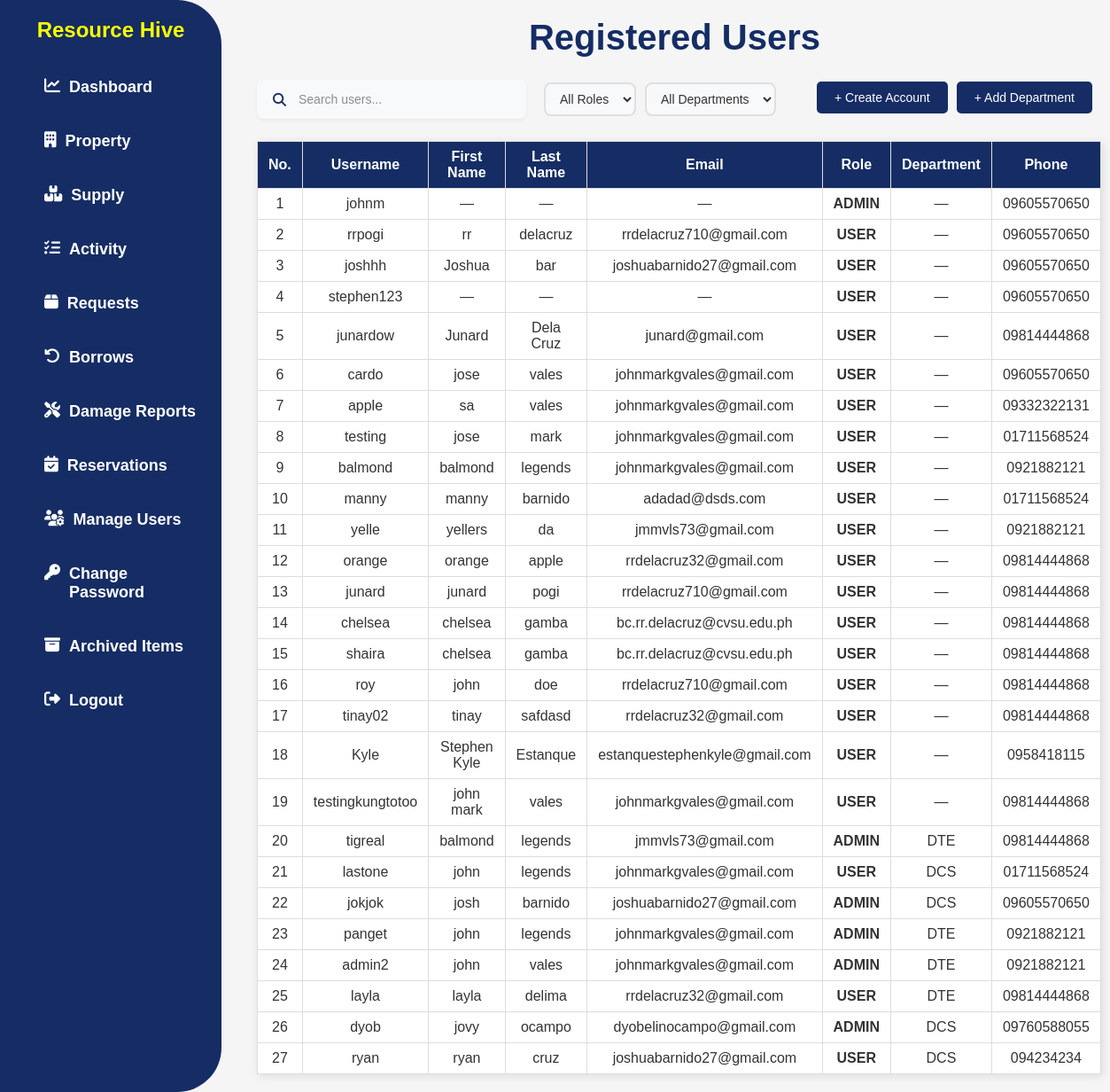
/manage-users/ (signed in), run on the app's committed database.
### app/models.py (models this page shows, shortened)
class UserProfile(models.Model):
    user = models.OneToOneField(User, on_delete=models.CASCADE)
    ROLE_CHOICES = [
        ('ADMIN', 'ADMIN'),
        ('USER', 'USER'),
    ]
    role = models.CharField(max_length=20, choices=ROLE_CHOICES)
    department = models.ForeignKey(Department, on_delete=models.SET_NULL, null=True, blank=True)
    phone = models.CharField(max_length=20, blank=True, null=True)

class Department(models.Model):
    name = models.CharField(max_length=100, unique=True)
    def __str__(self):
        return self.name

### app/views.py (the view)
# urls.py: path('manage-users/', UserProfileListView.as_view(), name='manage_users'),
class UserProfileListView(PermissionRequiredMixin, ListView):
    model = UserProfile
    template_name = 'app/manage_users.html'
    permission_required = 'app.view_admin_module'
    context_object_name = 'users'
    def get_context_data(self, **kwargs):
        context = super().get_context_data(**kwargs)
        context['form'] = UserRegistrationForm()
        context['departments'] = Department.objects.all()
        return context

### app/forms.py (shortened to what this page needs)
class UserRegistrationForm(forms.ModelForm):
    username = forms.CharField(max_length=150)
    first_name = forms.CharField(max_length=30)
    last_name = forms.CharField(max_length=30)
    email = forms.EmailField()
    password = forms.CharField(widget=forms.PasswordInput)
    role = forms.ChoiceField(choices=UserProfile.ROLE_CHOICES)
    department = forms.ModelChoiceField(
        queryset=Department.objects.all(),
        required=False,
        widget=forms.Select(attrs={'class': 'department-select form-control'})
    )
    phone = forms.CharField(required=False)
    class Meta:
        model = User
        fields = ['username', 'first_name', 'last_name', 'email']

### app/templates/app/manage_users.html (shortened to what this page needs)
{% load static %}
<!DOCTYPE html>
<html lang="en">
  <head>
    <link rel="stylesheet" href="{% static 'css/style.css' %}" />
    <link
      rel="stylesheet"
      href="https://cdnjs.cloudflare.com/ajax/libs/font-awesome/6.4.2/css/all.min.css"
    />
    <link
      href="https://cdn.jsdelivr.net/npm/select2@4.1.0-rc.0/dist/css/select2.min.css"
      rel="stylesheet"
    />
  </head>
  <body>
    {% include 'app/navbar.html' %}
    <div class="content">
      <h2 class="h2title">Registered Users</h2>
      <div class="top-controls">
        <div class="search-and-filters">
          <div class="search-container">
            <i class="fas fa-search search-icon"></i>
            <input type="text" id="searchInput" class="search-input" placeholder="Search users...">
          </div>
          <div class="filter-container">
            <select id="roleFilter" class="filter-select">
              <option value="">All Roles</option>
            </select>
            <select id="departmentFilter" class="filter-select">
              <option value="">All Departments</option>
            </select>
          </div>
        </div>
        <div class="button-container">
          <button id="openModalBtn" class="add-btn">+ Create Account</button>
          <button id="openDepartmentModalBtn" class="add-btn secondary">+ Add Department</button>
        </div>
      </div>
      <table border="1" class="searchable-table">
        <thead>
          <tr>
            <th>No.</th>
            <th>Username</th>
            <th>First Name</th>
            <th>Last Name</th>
            <th>Email</th>
            <th>Role</th>
            <th>Department</th>
            <th>Phone</th>
          </tr>
        </thead>
        <tbody>
          {% for profile in users %}
          <tr>
            <td>{{ forloop.counter }}</td>
            <td>{{ profile.user.username }}</td>
            <td>{{ profile.user.first_name|default:"—" }}</td>
            <td>{{ profile.user.last_name|default:"—" }}</td>
            <td>{{ profile.user.email|default:"—" }}</td>
            <td><strong>{{ profile.get_role_display }}</strong></td>
            <td>{{ profile.department.name|default:"—" }}</td>
            <td>{{ profile.phone|default:"—" }}</td>
          </tr>
          {% empty %}
          <tr>
            <td colspan="8">No users found.</td>
          </tr>
          {% endfor %}
        </tbody>
      </table>
    </div>
  </body>
</html>

### static/css/style.css (style rules this page uses)
body { font-family: Arial, sans-serif; margin: 0; padding: 0; background-color: whitesmoke; }
.content { margin-left: 270px; padding: 20px; }
.h2title { text-align: center; color: #152d64; font-size: 40px; margin-top: auto; margin-bottom: 0; }
table { width: 100%; border-collapse: collapse; background: white; box-shadow: 2px 2px 10px rgba(0, 0, 0, 0.1); }
th, td { padding: 8px 12px; text-align: center; border: 1px solid #ddd; }
th { background-color: #152d64; color: white; font-weight: bold; }
td { color: #333; }
.content { display: flex; flex-direction: column; gap: 5px; margin-top: 0; }
.add-btn { background-color: #152d64; color: white; padding: 10px 15px; border: none; border-radius: 6px; cursor: pointer; font-size: 16px; transition: background-color 0.3s ease; display: flex; justify-content: flex-start; align-items: center; margin-bottom: 5px; margin-right: auto; text-decoration: none; }

### app/templates/app/manage_users.html (style rules this page uses)
.button-container { display: flex; gap: 10px; margin-left: auto; }
.add-btn { background-color: #152d64; color: white; border: none; padding: 10px 20px; border-radius: 5px; cursor: pointer; font-size: 14px; transition: background-color 0.3s; white-space: nowrap; }
.add-btn.secondary { background-color: #152d64; }
.top-controls { display: flex; justify-content: space-between; align-items: center; margin: 20px 0; gap: 20px; }
.search-and-filters { display: flex; gap: 20px; align-items: center; }
.search-container { position: relative; width: 300px; background: #f8f9fa; border-radius: 8px; box-shadow: 0 2px 4px rgba(0, 0, 0, 0.05); transition: all 0.3s ease; border: 2px solid transparent; overflow: hidden; }
.filter-container { display: flex; gap: 10px; }
.search-icon { position: absolute; left: 16px; top: 50%; transform: translateY(-50%); color: #152d64; font-size: 15px; transition: color 0.3s ease; z-index: 1; }
.search-input { width: 100%; padding: 12px 16px 12px 45px; border: none; border-radius: 8px; font-size: 14px; background: transparent; transition: all 0.3s ease; }
.search-input::placeholder { color: #6c757d; opacity: 0.8; font-weight: 400; }
.filter-select { padding: 8px 12px; border: 2px solid #e0e0e0; border-radius: 8px; background-color: #f8f9fa; font-size: 14px; color: #333; cursor: pointer; transition: all 0.3s ease; }

### data on the page
UserProfile: user.username "johnm", user.first_name "—", user.last_name "—", user.email "—", role "ADMIN", department.name "—", phone "09605570650"
UserProfile: user.username "rrpogi", user.first_name "rr", user.last_name "delacruz", user.email "rrdelacruz710@gmail.com", role "USER", department.name "—", phone "09605570650"
UserProfile: user.username "joshhh", user.first_name "Joshua", user.last_name "bar", user.email "joshuabarnido27@gmail.com", role "USER", department.name "—", phone "09605570650"
UserProfile: user.username "stephen123", user.first_name "—", user.last_name "—", user.email "—", role "USER", department.name "—", phone "09605570650"
UserProfile: user.username "junardow", user.first_name "Junard", user.last_name "Dela Cruz", user.email "junard@gmail.com", role "USER", department.name "—", phone "09814444868"
UserProfile: user.username "cardo", user.first_name "jose", user.last_name "vales", user.email "johnmarkgvales@gmail.com", role "USER", department.name "—", phone "09605570650"
UserProfile: user.username "apple", user.first_name "sa", user.last_name "vales", user.email "johnmarkgvales@gmail.com", role "USER", department.name "—", phone "09332322131"
UserProfile: user.username "testing", user.first_name "jose", user.last_name "mark", user.email "johnmarkgvales@gmail.com", role "USER", department.name "—", phone "01711568524"
UserProfile: user.username "balmond", user.first_name "balmond", user.last_name "legends", user.email "johnmarkgvales@gmail.com", role "USER", department.name "—", phone "0921882121"
UserProfile: user.username "manny", user.first_name "manny", user.last_name "barnido", user.email "adadad@dsds.com", role "USER", department.name "—", phone "01711568524"
UserProfile: user.username "yelle", user.first_name "yellers", user.last_name "da", user.email "jmmvls73@gmail.com", role "USER", department.name "—", phone "0921882121"
UserProfile: user.username "orange", user.first_name "orange", user.last_name "apple", user.email "rrdelacruz32@gmail.com", role "USER", department.name "—", phone "09814444868"
UserProfile: user.username "junard", user.first_name "junard", user.last_name "pogi", user.email "rrdelacruz710@gmail.com", role "USER", department.name "—", phone "09814444868"
UserProfile: user.username "chelsea", user.first_name "chelsea", user.last_name "gamba", user.email "bc.rr.delacruz@cvsu.edu.ph", role "USER", department.name "—", phone "09814444868"
UserProfile: user.username "shaira", user.first_name "chelsea", user.last_name "gamba", user.email "bc.rr.delacruz@cvsu.edu.ph", role "USER", department.name "—", phone "09814444868"
UserProfile: user.username "roy", user.first_name "john", user.last_name "doe", user.email "rrdelacruz710@gmail.com", role "USER", department.name "—", phone "09814444868"
UserProfile: user.username "tinay02", user.first_name "tinay", user.last_name "safdasd", user.email "rrdelacruz32@gmail.com", role "USER", department.name "—", phone "09814444868"
UserProfile: user.username "Kyle", user.first_name "Stephen Kyle", user.last_name "Estanque", user.email "estanquestephenkyle@gmail.com", role "USER", department.name "—", phone "0958418115"
UserProfile: user.username "testingkungtotoo", user.first_name "john mark", user.last_name "vales", user.email "johnmarkgvales@gmail.com", role "USER", department.name "—", phone "09814444868"
UserProfile: user.username "tigreal", user.first_name "balmond", user.last_name "legends", user.email "jmmvls73@gmail.com", role "ADMIN", department.name "DTE", phone "09814444868"
UserProfile: user.username "lastone", user.first_name "john", user.last_name "legends", user.email "johnmarkgvales@gmail.com", role "USER", department.name "DCS", phone "01711568524"
UserProfile: user.username "jokjok", user.first_name "josh", user.last_name "barnido", user.email "joshuabarnido27@gmail.com", role "ADMIN", department.name "DCS", phone "09605570650"
UserProfile: user.username "panget", user.first_name "john", user.last_name "legends", user.email "johnmarkgvales@gmail.com", role "ADMIN", department.name "DTE", phone "0921882121"
UserProfile: user.username "admin2", user.first_name "john", user.last_name "vales", user.email "johnmarkgvales@gmail.com", role "ADMIN", department.name "DTE", phone "0921882121"
UserProfile: user.username "layla", user.first_name "layla", user.last_name "delima", user.email "rrdelacruz32@gmail.com", role "USER", department.name "DTE", phone "09814444868"
UserProfile: user.username "dyob", user.first_name "jovy", user.last_name "ocampo", user.email "dyobelinocampo@gmail.com", role "ADMIN", department.name "DCS", phone "09760588055"
UserProfile: user.username "ryan", user.first_name "ryan", user.last_name "cruz", user.email "joshuabarnido27@gmail.com", role "USER", department.name "DCS", phone "094234234"
